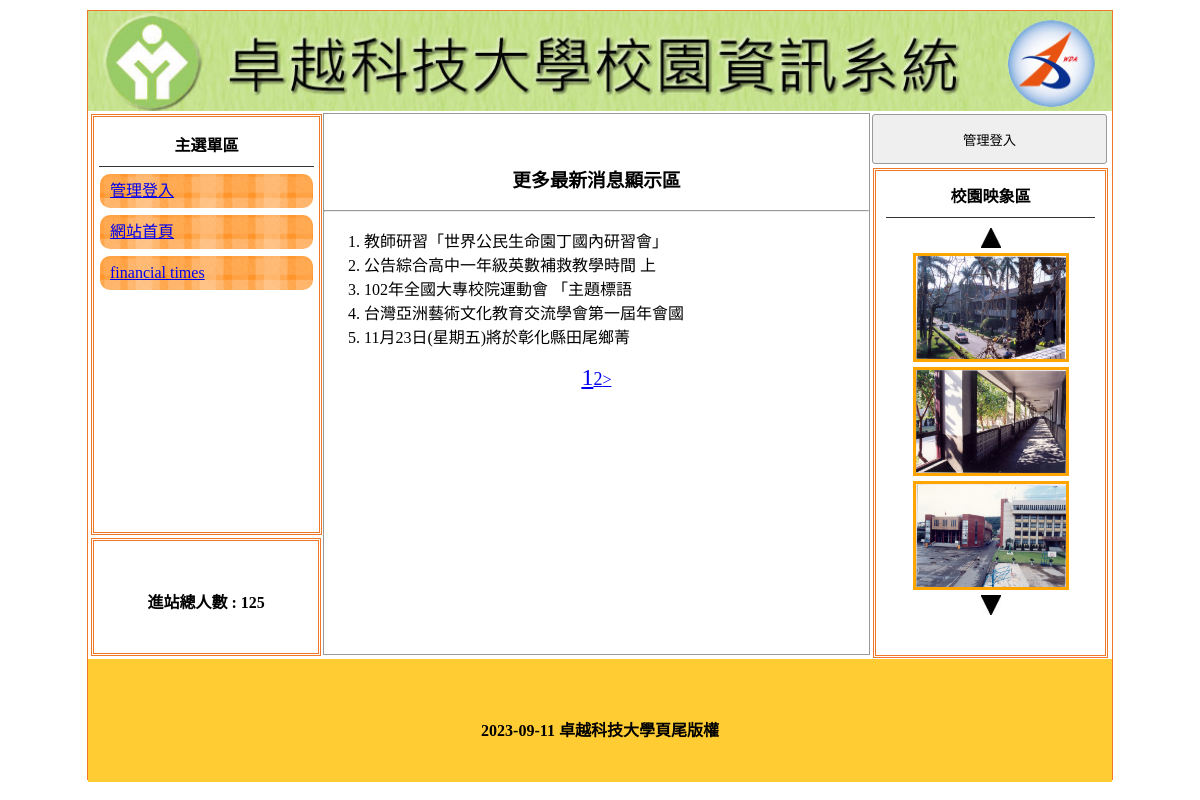
The app's page /?do=news with its own data.
### tables this page shows
CREATE TABLE `title` (
  `id` int(10) UNSIGNED NOT NULL,
  `img` text NOT NULL,
  `text` text NOT NULL,
  `sh` int(1) NOT NULL
);

CREATE TABLE `menu` (
  `id` int(10) UNSIGNED NOT NULL,
  `text` text NOT NULL,
  `href` text NOT NULL,
  `sh` int(1) NOT NULL DEFAULT 1,
  `main_id` int(10) NOT NULL DEFAULT 0
);

CREATE TABLE `total` (
  `id` int(10) UNSIGNED NOT NULL,
  `total` int(10) NOT NULL
);

CREATE TABLE `news` (
  `id` int(10) UNSIGNED NOT NULL,
  `text` text NOT NULL,
  `sh` int(1) NOT NULL DEFAULT 1
);

CREATE TABLE `image` (
  `id` int(10) UNSIGNED NOT NULL,
  `img` text NOT NULL,
  `text` text NOT NULL,
  `sh` int(1) NOT NULL DEFAULT 1
);

CREATE TABLE `bottom` (
  `id` int(10) UNSIGNED NOT NULL,
  `bottom` text NOT NULL
);

### base.php (called while the page is built, shortened)
<?php
include_once __DIR__ . "/controller/Title.php";
include_once __DIR__ . "/controller/Bottom.php";
include_once __DIR__ . "/controller/Image.php";
include_once __DIR__ . "/controller/Menu.php";
include_once __DIR__ . "/controller/News.php";
include_once __DIR__ . "/controller/Total.php";
$Title=new Title;
$Bottom=new Bottom;
$Menu=new Menu;
$Total=new Total;

### controller/Title.php (called while the page is built, shortened)
<?php
include_once "DB.php";
class Title extends DB{
    function show(){
        return $this->find(['sh'=>1]);
    }
}

### controller/Menu.php (called while the page is built, shortened)
<?php
include_once "DB.php";
class Menu extends DB{
    function show(){
        $rows=$this->all(['main_id'=>0]);
        foreach($rows as $idx=>$row){
            $row['subs']=$this->all(['main_id'=>$row['id']]);
            $rows[$idx]=$row;
        }
        return $rows;
    }
}

### controller/Total.php (called while the page is built, shortened)
<?php
include_once "DB.php";
class Total extends DB{
    function show(){
        return $this->find(1)['total'];
    }
}

### controller/Bottom.php (called while the page is built, shortened)
<?php
include_once "DB.php";
class Bottom extends DB{
    function show(){
        return $this->find(1)['bottom'];
    }
}

### index.php (the view, shortened to what this page needs)
<?php include_once "base.php";
	$Menu->show();
?>
<!DOCTYPE html PUBLIC "-//W3C//DTD XHTML 1.0 Transitional//EN" "http://www.w3.org/TR/xhtml1/DTD/xhtml1-transitional.dtd">
<html xmlns="http://www.w3.org/1999/xhtml">
<head>
	<link href="./css/style.css" rel="stylesheet" type="text/css">
</head>
<body>
	<div id="main">
		<a title="<?=$Title->show()['text'];?>" href="index.php">
			<div class="ti" style="background:url('./upload/<?=$Title->show()['img'];?>'); background-size:cover;"></div>
		</a>
		<div id="ms">
			<div id="lf" style="float:left;">
				<div id="menuput" class="dbor">
					<span class="t botli">主選單區</span>
					<?php
						$rows=$Menu->show();
						foreach($rows as $row){
							echo '<div class="mainmu" >';
							echo "<a href='{$row['href']}'>";
							echo $row['text'];
							echo "</a>";
							echo "</div>";
						}
					?>
				</div>
				<div class="dbor" style="margin:3px; width:95%; height:20%; line-height:100px;">
					<span class="t">進站總人數 :
						<?=$Total->show();?> </span>
				</div>
			</div>
			<?php
				$do=$_GET['do']??'main';
				$file="./view/front/".$do.".php";
				if(file_exists($file)){
					include $file;
				}else{
					include "./view/front/main.php";
				}
			?>
			<div class="di di ad" style="height:540px; width:23%; padding:0px; margin-left:22px; float:left; ">
				<button style="width:100%; margin-left:auto; margin-right:auto; margin-top:2px; height:50px;" onclick="lo(&#39;?do=login&#39;)">管理登入</button>
				<div style="width:89%; height:480px;" class="dbor">
					<span class="t botli">校園映象區</span>
					<div class="cent" style="margin-top: 10px">
						<img src="./icon/up.jpg" onclick="pp(1)">
					</div>
					<div class="cent">
					<?php
						$Image->show();
					?>
					</div>
					<div class="cent" style="margin-top: 5px">
						<img src="./icon/dn.jpg" onclick="pp(2)">
					</div>
				</div>
			</div>
		</div>
		<div style="width:1024px; left:0px; position:relative; background:#FC3; margin-top:4px; height:123px; display:block;">
			<span class="t" style="line-height:123px;"><?=$Bottom->show();?></span>
		</div>
	</div>
</body>
</html>

### controller/News.php (shortened to what this page needs)
<?php
include_once "DB.php";
class News extends DB{
    function moreNews(){
        $rows=$this->paginate(5,['sh'=>1]);
        $start=$this->links['start']+1;
        echo "<ol start='$start' >";
        foreach($rows as $row){
            echo "<li>";
            echo mb_substr($row['text'], 0, 20);
            echo "</li>";
        }
        echo "</ol>";
        echo "<div class='cent'>";
        echo $this->links();
        echo "</div>";
    }
}
?>

### controller/Image.php (shortened to what this page needs)
<?php
include_once "DB.php";
class Image extends DB{
    function show(){
        $rows= $this->all(['sh'=>1]);
        foreach($rows as $idx=>$row){
            ?>
                <div class="im" id="ssaa<?=$idx;?>">
                    <img src="./upload/<?=$row['img'];?>" style="margin-top:5px; width:150px; height:103px; border:3px solid orange;" >
                </div>
            <?php
        }
    }
}

### css/style.css (style rules this page uses)
body { padding:0px; margin:0px; }
#main { width:1024px; height:768px; margin:10px auto 10px auto; border:#EE7728 1px solid; position:relative; }
.ti { width:100%; height:100px; position:relative; background-size:cover; background-repeat:no-repeat; }
.dbor { border:#EE7728 double 3px; margin:1px; padding:2px 10px 2px 10px; }
.t { font-weight:800; display:block; text-align:center; padding:10px 1px 10px 1px; }
.botli { border-bottom:#333 1px solid; }
.mainmu { position:relative; border-radius:10px; background:url(../icon/menu.fw.png) center no-repeat; background-size:cover; line-height:30px; padding:2px 10px 2px 10px; margin:7px 1px 7px 1px; }
#lf { height:540px; width:21%; display:inline-block; }
#menuput { width:100%; height:75%; position:relative; padding:5px; display:block; margin: 3px; }
.di { display:inline-block; }
.ad { margin:1px; padding:2px 10px 2px 10px; }
.cent { text-align:center; }
input,button { border:#999 1px solid; border-radius:3px; background:#EFEFEF; padding:5px; margin:3px; }

### records on screen
title: img (picture)
menu: text "管理登入"
menu: text "網站首頁"
menu: text "financial times"
total: total "125"
news: text "教師研習「世界公民生命園丁國內研習會」"
news: text "公告綜合高中一年級英數補救教學時間 上"
news: text "102年全國大專校院運動會 「主題標語"
news: text "台灣亞洲藝術文化教育交流學會第一屆年會國"
news: text "11月23日(星期五)將於彰化縣田尾鄉菁"
image: img (picture)
image: img (picture)
image: img (picture)
bottom: bottom "2023-09-11 卓越科技大學頁尾版權"
